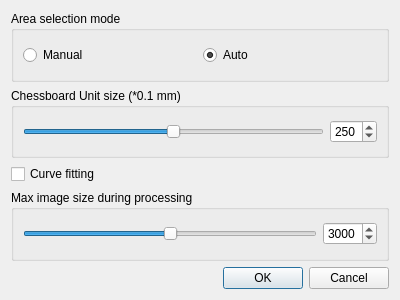
<?xml version="1.0" encoding="UTF-8"?>
<ui version="4.0">
 <class>settingsDialog</class>
 <widget class="QDialog" name="settingsDialog">
  <property name="geometry">
   <rect>
    <x>0</x>
    <y>0</y>
    <width>400</width>
    <height>300</height>
   </rect>
  </property>
  <property name="sizePolicy">
   <sizepolicy hsizetype="Preferred" vsizetype="Preferred">
    <horstretch>0</horstretch>
    <verstretch>0</verstretch>
   </sizepolicy>
  </property>
  <property name="minimumSize">
   <size>
    <width>400</width>
    <height>300</height>
   </size>
  </property>
  <property name="maximumSize">
   <size>
    <width>400</width>
    <height>300</height>
   </size>
  </property>
  <property name="windowTitle">
   <string>Settings</string>
  </property>
  <layout class="QGridLayout" name="gridLayout_5">
   <item row="0" column="0">
    <widget class="QGroupBox" name="modeSelectionGroup">
     <property name="title">
      <string>Area selection mode</string>
     </property>
     <layout class="QGridLayout" name="gridLayout_2">
      <item row="0" column="0">
       <layout class="QGridLayout" name="gridLayout">
        <item row="0" column="1">
         <widget class="QRadioButton" name="atuoModeButton">
          <property name="text">
           <string>Auto</string>
          </property>
          <property name="checkable">
           <bool>true</bool>
          </property>
          <property name="checked">
           <bool>true</bool>
          </property>
          <property name="autoRepeat">
           <bool>true</bool>
          </property>
         </widget>
        </item>
        <item row="0" column="0">
         <widget class="QRadioButton" name="manualModeButton">
          <property name="text">
           <string>Manual</string>
          </property>
         </widget>
        </item>
       </layout>
      </item>
     </layout>
    </widget>
   </item>
   <item row="1" column="0">
    <widget class="QGroupBox" name="unitSizeGroup">
     <property name="title">
      <string>Chessboard Unit size (*0.1 mm)</string>
     </property>
     <layout class="QGridLayout" name="gridLayout_4">
      <item row="0" column="0">
       <widget class="QSlider" name="unitSizeSlider">
        <property name="minimum">
         <number>200</number>
        </property>
        <property name="maximum">
         <number>300</number>
        </property>
        <property name="sliderPosition">
         <number>250</number>
        </property>
        <property name="orientation">
         <enum>Qt::Horizontal</enum>
        </property>
       </widget>
      </item>
      <item row="0" column="1">
       <widget class="QSpinBox" name="unitSizeSpinBox">
        <property name="minimum">
         <number>200</number>
        </property>
        <property name="maximum">
         <number>300</number>
        </property>
        <property name="value">
         <number>250</number>
        </property>
       </widget>
      </item>
     </layout>
    </widget>
   </item>
   <item row="2" column="0">
    <widget class="QCheckBox" name="curveFittingBox">
     <property name="text">
      <string>Curve fitting</string>
     </property>
    </widget>
   </item>
   <item row="3" column="0">
    <widget class="QGroupBox" name="maxSizeGroup">
     <property name="title">
      <string>Max image size during processing</string>
     </property>
     <layout class="QGridLayout" name="gridLayout_3">
      <item row="0" column="0">
       <widget class="QSlider" name="maxSizeSlider">
        <property name="minimum">
         <number>1000</number>
        </property>
        <property name="maximum">
         <number>5000</number>
        </property>
        <property name="value">
         <number>3000</number>
        </property>
        <property name="orientation">
         <enum>Qt::Horizontal</enum>
        </property>
       </widget>
      </item>
      <item row="0" column="1">
       <widget class="QSpinBox" name="maxSizeSpinBox">
        <property name="minimum">
         <number>1000</number>
        </property>
        <property name="maximum">
         <number>5000</number>
        </property>
        <property name="value">
         <number>3000</number>
        </property>
       </widget>
      </item>
     </layout>
    </widget>
   </item>
   <item row="4" column="0">
    <widget class="QDialogButtonBox" name="buttonBox">
     <property name="orientation">
      <enum>Qt::Horizontal</enum>
     </property>
     <property name="standardButtons">
      <set>QDialogButtonBox::Cancel|QDialogButtonBox::Ok</set>
     </property>
    </widget>
   </item>
  </layout>
 </widget>
 <resources/>
 <connections>
  <connection>
   <sender>buttonBox</sender>
   <signal>accepted()</signal>
   <receiver>settingsDialog</receiver>
   <slot>accept()</slot>
   <hints>
    <hint type="sourcelabel">
     <x>248</x>
     <y>254</y>
    </hint>
    <hint type="destinationlabel">
     <x>157</x>
     <y>274</y>
    </hint>
   </hints>
  </connection>
  <connection>
   <sender>buttonBox</sender>
   <signal>rejected()</signal>
   <receiver>settingsDialog</receiver>
   <slot>reject()</slot>
   <hints>
    <hint type="sourcelabel">
     <x>316</x>
     <y>260</y>
    </hint>
    <hint type="destinationlabel">
     <x>286</x>
     <y>274</y>
    </hint>
   </hints>
  </connection>
 </connections>
</ui>
